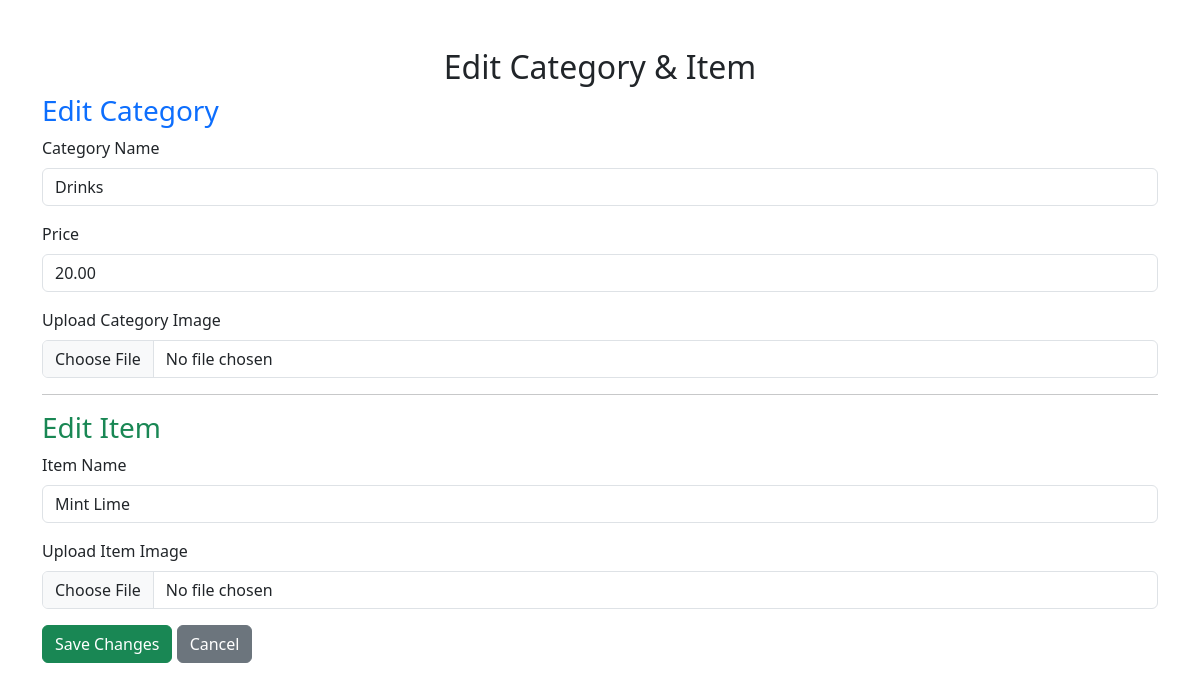
/edit_item/1/, run on the app's committed database.
### app/models.py (models this page shows, shortened)
class ItemCategory(models.Model):
    img = models.FileField()
    name = models.CharField(max_length=100)
    price = models.DecimalField(max_digits=10, decimal_places=2)

class Item(models.Model):
    category = models.ForeignKey(ItemCategory, on_delete=models.CASCADE)
    name = models.CharField(max_length=100)
    img = models.FileField()

### app/views.py (the view, shortened to what this page needs)
# urls.py: path('edit_item/<int:item_id>/', views.edit_item, name='edit_item'),  # ✅ Fixed path
def edit_item(req, item_id):
    item = get_object_or_404(Item, pk=item_id)
    category = item.category if hasattr(item, 'category') else None
    categories = ItemCategory.objects.all()
    return render(req, "shop/edit_item.html", {
        "item": item,
        "category": category,  # Ensure category is passed
        "categories": categories,
        "edit_type": "item"
    })

### templates/shop/edit_item.html (shortened to what this page needs)
    {% load static %}
    {% load static %}
<!DOCTYPE html>
<html lang="en">
<head>
    {% load static %}
    <link rel="stylesheet" href="https://cdn.jsdelivr.net/npm/bootstrap@5.3.0/dist/css/bootstrap.min.css">
</head>
<body>
<div class="container mt-5">
    <h2 class="text-center">Edit Category & Item</h2>
    <form method="post" enctype="multipart/form-data"
        {% if category and category.id %}
            action="{% url 'edit_category' category.id %}"
        {% elif item and item.id %}
            action="{% url 'edit_item' item.id %}"
        {% else %}
            action="#"
        {% endif %}>
        {% if category %}
        <h3 class="text-primary">Edit Category</h3>
        <div class="mb-3">
            <label class="form-label">Category Name</label>
            <input type="text" class="form-control" name="name" value="{{ category.name }}" required>
        </div>
        <div class="mb-3">
            <label class="form-label">Price</label>
            <input type="text" class="form-control" name="price" value="{{ category.price }}" required>
        </div>
        <div class="mb-3">
            <label class="form-label">Upload Category Image</label>
            <input type="file" class="form-control" name="img">
        </div>
        {% endif %}
        {% if item %}
        <hr>
        <h3 class="text-success">Edit Item</h3>
        <div class="mb-3">
            <label class="form-label">Item Name</label>
            <input type="text" class="form-control" name="name" value="{{ item.name }}" required>
        </div>
        <div class="mb-3">
            <label class="form-label">Upload Item Image</label>
            <input type="file" class="form-control" name="img">
        </div>
        {% endif %}
        <button type="submit" class="btn btn-success">Save Changes</button>
        <a href="{% url 'shop_items' %}" class="btn btn-secondary">Cancel</a>
    </form>
</div>
</body>
</html>

### data on the page
ItemCategory: name "Drinks", price "20.00"
Item: name "Mint Lime"
